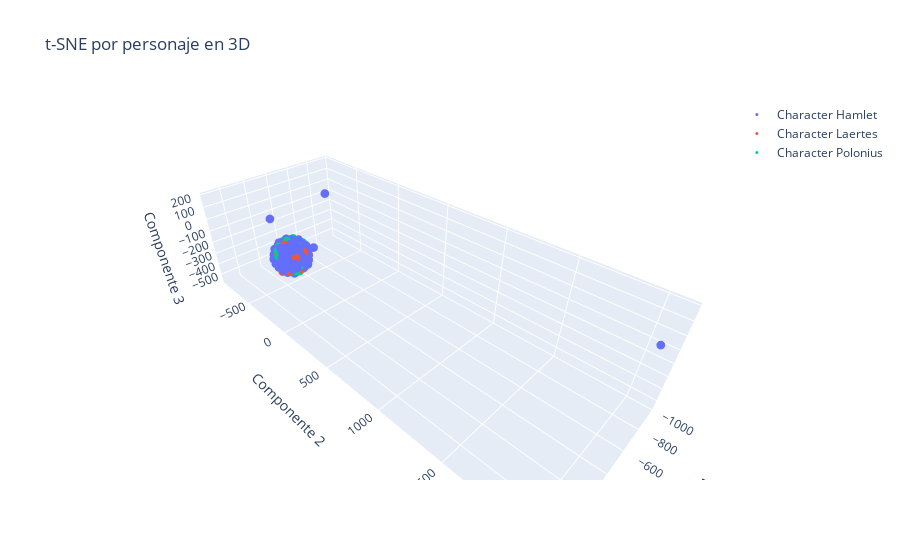

Notebook cell for this chart:
### Code cell
from sklearn.manifold import TSNE
import numpy as np
import plotly.graph_objs as go

# Configurar y ajustar t-SNE para tres dimensiones con inicialización aleatoria
tsne = TSNE(n_components=3, random_state=42, init='random')
X_train_red = tsne.fit_transform(X_train_tf)

fig = go.Figure()

# Añadir trazos para cada clase en 3D
for character in np.unique(y_train):
    mask_train = y_train == character
    fig.add_trace(go.Scatter3d(
        x=X_train_red[mask_train, 0],
        y=X_train_red[mask_train, 1],
        z=X_train_red[mask_train, 2],
        mode='markers',
        marker=dict(size=3),  # Ajustar el tamaño de los puntos
        name=f'Character {character}'
    ))

# Configurar el layout
fig.update_layout(
    title='t-SNE por personaje en 3D',
    scene=dict(
        xaxis_title='Componente 1',
        yaxis_title='Componente 2',
        zaxis_title='Componente 3'
    )
)

# Mostrar el gráfico
fig.show()

### Figure 1 — Plotly figure (JSON) as saved in the notebook; plotly's stock layout.template omitted (floating-point values rounded to 4 significant figures; data arrays with more than 128 entries replaced by an {"elided": "..."} marker saying what was removed)
{"data": [{"marker": {"size": 3}, "mode": "markers", "name": "Character Hamlet", "type": "scatter3d", "x": {"elided": "251 float values"}, "y": {"elided": "251 float values"}, "z": {"elided": "251 float values"}}, {"marker": {"size": 3}, "mode": "markers", "name": "Character Laertes", "type": "scatter3d", "x": [4.854, -35.34, -20.75, -81.99, 31.56, -32.12, 42.72, -55.01, -57.66, 3.851, -7.663, 85.85, 71.49, -17.7, 21.08, -52.68, 30.09, -3.502, -21.55, 29.68, -43.01, 53.96, -37.85, 63.75, 93.17, 49.98, -42.32, -13.23, 3.749, -91.02, 3.147, -51.36, 73.99, 74.14, -82.45, -32.11, 2.934, -10.52, 73.63, 22.12, -56.19, -88.44, -84.6], "y": [-118.1, 93.96, -85.9, -82.16, 86.75, -117.7, 2.547, -53.26, -75.59, 95.83, 14.96, -1.282, 41.25, -0.2859, -17.13, -92.32, 83.46, -37.83, 3.923, 99.16, 8.414, -29.16, -35.07, -95.94, -19.58, 8.251, -52.51, -61.25, 68.96, 41.69, -5.054, 10.63, -0.6851, -48.57, 71.2, 8.761, 79.4, -20.67, 69.0, 31.68, -65.08, -23.03, 59.87], "z": [-4.239, 51.6, -10.12, -5.307, 51.48, -16.31, 102.9, 31.22, 52.57, -62.81, -120.4, -86.81, 27.21, 23.22, 44.93, -25.92, -9.843, 60.03, -80.31, 38.28, -3.965, -7.591, -100.2, -39.63, 37.87, 15.78, 87.97, 76.85, -52.52, -63.85, -67.84, 34.48, -53.93, -16.49, 6.96, 15.41, 40.2, -28.12, -59.53, 17.07, 1.197, -62.63, -34.36]}, {"marker": {"size": 3}, "mode": "markers", "name": "Character Polonius", "type": "scatter3d", "x": [-43.94, 54.41, -27.31, 87.85, -43.02, -24.89, -86.29, 28.52, 41.29, 44.6, -7.734, -25.74, -29.37, -82.05, 15.0, -35.73, 103.9, 18.39, 36.58, 5.25, -30.81, -85.67, -33.37, 19.71, 27.61, 42.78, 36.9, -46.66, -66.46, -41.68, -24.84, 63.63, -22.28, -39.18, 32.05, -18.87, -3.129, 5.032, 65.1, 29.14, -13.83, -59.5, 69.36, 20.87, 19.06, -115.3, -92.09, -70.71, -86.35, -68.52, -64.52, 55.99, 57.57, -100.6, 2.397, 11.78, 0.5066, 4.088, -19.11, -10.67], "y": [-25.94, 22.42, 30.84, -9.466, -101.5, 56.37, -49.27, 44.26, -79.55, 1.099, -55.28, 49.43, -57.38, 7.245, -5.738, 6.467, 12.08, 51.45, 35.87, -87.57, 33.76, -57.29, -66.33, -65.33, 38.94, -45.58, -7.874, 10.2, -14.69, -20.39, -46.31, -35.26, -42.36, -15.95, 79.72, 67.69, -56.51, 100.8, 30.22, 69.43, -20.48, -82.09, -8.154, 48.62, -57.42, 7.087, 13.97, 29.74, -15.57, -24.29, -43.35, 0.2177, -79.6, -7.256, 71.75, 58.24, -35.53, -66.48, 20.51, -21.52], "z": [104.7, -27.39, -97.26, 69.93, 39.3, -51.86, 12.27, 40.58, -66.78, -52.43, -100.3, 31.82, -2.375, 36.96, 116.4, -52.58, 45.91, 0.2288, -45.63, 74.8, 76.9, -53.51, -31.81, 23.8, 73.43, -59.36, -110.1, -28.36, -92.05, -69.81, -72.96, 81.31, 26.92, -33.41, -70.25, 54.79, 41.08, -25.74, -54.75, 18.17, 38.24, -56.47, 2.417, -69.21, -46.47, -9.779, 5.636, 22.39, -3.427, 20.61, -78.15, -81.85, -11.11, 57.33, -88.39, 60.14, -58.4, -5.776, 36.48, -116.4]}], "layout": {"scene": {"xaxis": {"title": {"text": "Componente 1"}}, "yaxis": {"title": {"text": "Componente 2"}}, "zaxis": {"title": {"text": "Componente 3"}}}, "title": {"text": "t-SNE por personaje en 3D"}}}
